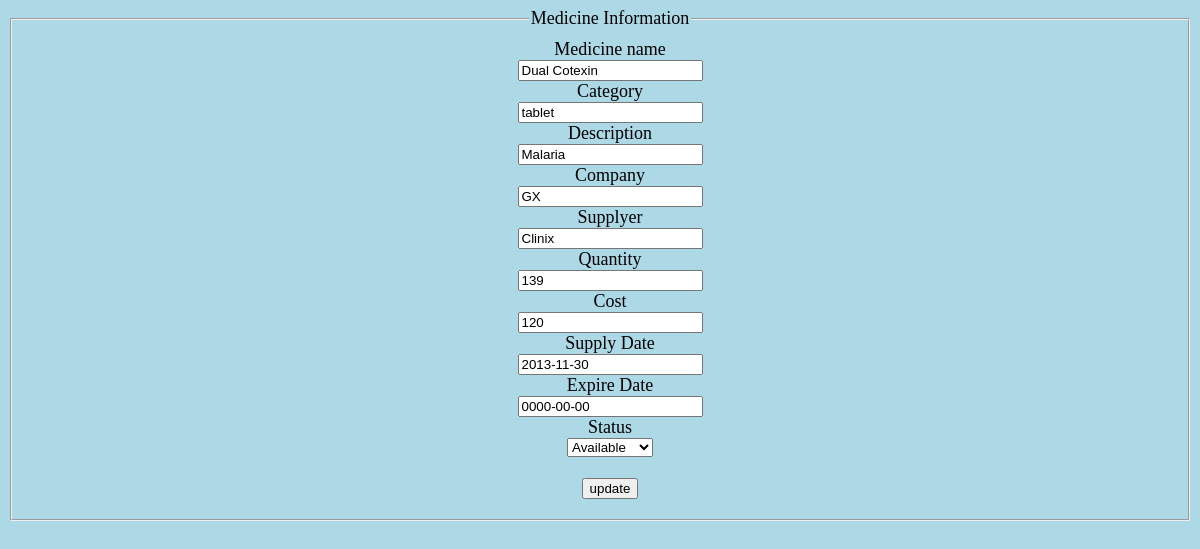
The page /code/update_medicine.php?id=6 on the database its author committed.
### tables this page shows
CREATE TABLE IF NOT EXISTS `stock` (
`stock_id` tinyint(5) NOT NULL,
  `drug_name` varchar(20) NOT NULL,
  `category` varchar(20) NOT NULL,
  `description` varchar(50) NOT NULL,
  `company` varchar(20) NOT NULL,
  `supplier` varchar(20) NOT NULL,
  `quantity` int(11) NOT NULL,
  `cost` int(11) NOT NULL,
  `status` enum('Available','Inavailable') NOT NULL,
  `date_supplied` date NOT NULL,
  `expiry_date` date NOT NULL
);

### code/update_medicine.php (the view, shortened to what this page needs)
<html>
<head>
<link rel="stylesheet" href="main.css">
</head>
<body>
<?php
if(isset($_GET['id']))
{
	$id=$_GET['id'].'<br>';
	 $sql="select * from stock where `stock_id`='$id'";
	$result=mysql_query($sql);
	while($row=mysql_fetch_assoc($result))
	{
?>
<form id="myform" action="insert_medicine.php" method="POST" ">
<fieldset id="field">
<legend>Medicine Information</legend>
<label for="name">Medicine name</label><br>
<input type="text" id="name" name="name" size="20" placeholder="name" value="<?php echo $row['drug_name'];?>"/><br>
<label for="category">Category</label><br>
<input type="text" id="catagory" name="catagory" size="20" placeholder="catagory" value="<?php  echo $row['category'];?>"/><br>
<label for="description">Description</label><br>
<input type="text" id="description" name="description" size="20" placeholder="Description" value="<?php  echo $row['description'];?>"/><br>
<label for="company">Company</label><br>
<input type="text" id="company" name="company" size="20" placeholder="Company" value="<?php echo $row['company'];?>"/><br>
<label for="supply">Supplyer</label><br>
<input type="text" id="text" name="supply" size="20" placeholder="Supplyer" value="<?php echo $row['supplier'];?>"/><br>
<label for="quantity">Quantity</label><br>
<input type="number" id="quantity" name="quantity" size="20" placeholder="quantity" value="<?php  echo $row['quantity'];?>"/><br>
<label for="cost">Cost</label><br>
<input type="number" id="cost" name="cost" size="20" placeholder="cost" value="<?php echo $row['cost'];?>"/><br>
<label for="date_supply">Supply Date</label><br>
<input type="text" id="date_supply" name="date_supply" size="20"  value="<?php  echo $row['date_supplied'];?>"/><br>
<label for="date_expiry">Expire Date</label><br>
<input type="text" id="date_expiry" name="date_expiry" size="20" value="<?php  echo $row['expiry_date'];?>"/><br>
<label for="status">Status</label><br>
<select id="status" name="status" value="<?php echo $row['status'];?>">
<option value="available">Available</option>
</select>
<br>
<br>
<input type="submit"name="update" value="update">
</fieldset>
</form>
<?php
	}
}
?>
</body>
</html>

### code/css/main.css (style rules this page uses)
body { background-color:lightblue; text-align:center; }
#field { font-size:18; padding: 10px 0px 20px 20px; }

### rows shown on the page
stock: name "Dual Cotexin", catagory "tablet", description "Malaria", company "GX", supply "Clinix", quantity "139", cost "120", date_supply "2013-11-30", date_expiry "0000-00-00", status "Available"
